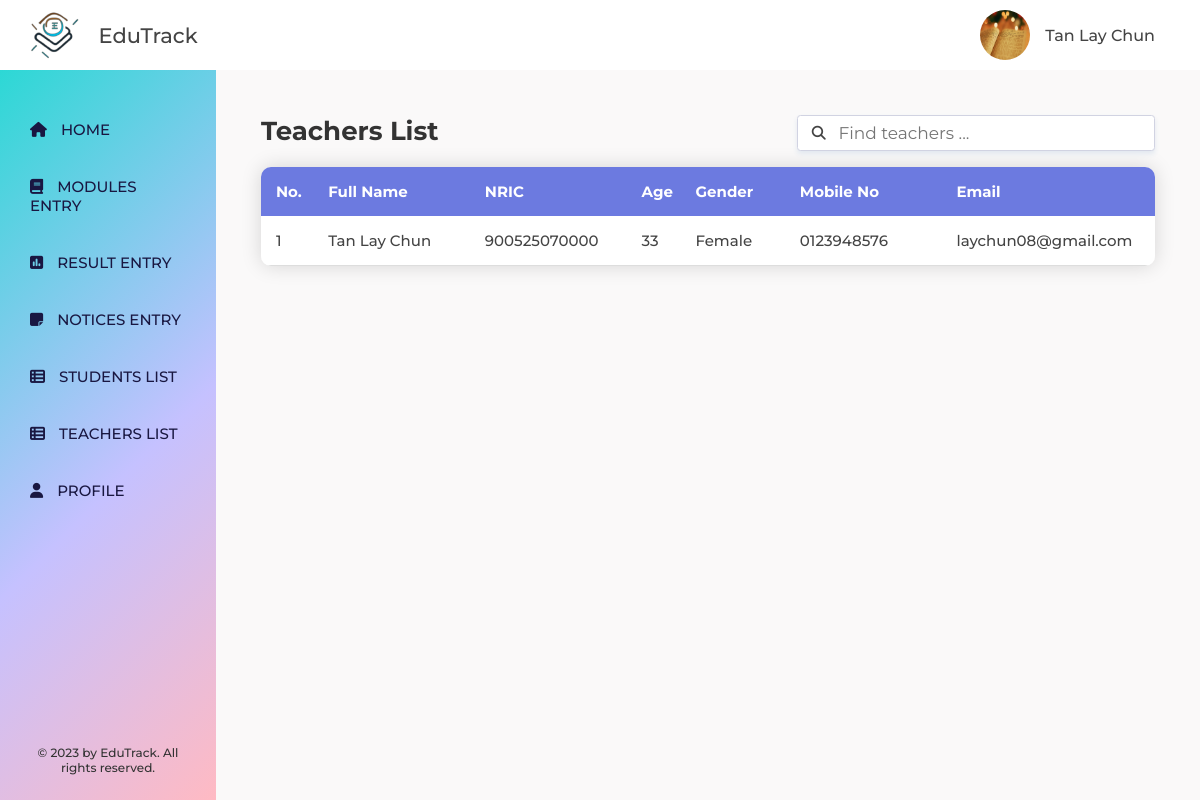
The app's page /teacher/teacherlist_teacher.php (signed in) with its own data.
### tables this page shows
CREATE TABLE `users` (
  `user_id` int(10) NOT NULL,
  `user_full_name` varchar(255) NOT NULL,
  `user_nric` varchar(12) NOT NULL,
  `user_password` varchar(255) NOT NULL,
  `user_birthday` date NOT NULL,
  `user_age` int(3) NOT NULL,
  `user_gender` varchar(10) NOT NULL,
  `user_mobile_no` varchar(20) NOT NULL,
  `user_email` varchar(255) NOT NULL,
  `user_address` varchar(255) NOT NULL,
  `user_role` varchar(10) NOT NULL,
  `user_programme` varchar(255) DEFAULT NULL,
  `user_intake` varchar(255) DEFAULT NULL,
  `user_emergency_contact` varchar(20) DEFAULT NULL
);

### teacher/teacherlist_teacher.php (the view, shortened to what this page needs)
<?php include "../includes/db.php"; ?>
<!DOCTYPE html>
<html lang="en">
    <head>
        <link
            rel="stylesheet"
            href="https://cdnjs.cloudflare.com/ajax/libs/font-awesome/6.4.0/css/all.min.css"
        />
        <link rel="stylesheet" href="../css/userlist-teacher.css" />
    </head>
    <body>
        <div class="container">
            <?php include "../includes/header.php"; ?>
            <div class="dashboard">
                <?php include "../includes/teacher-sidebar.php"; ?>
                <main class="content">
                    <section class="user-list">
                        <div class="heading-search-box">
                            <h1 class="heading-primary">
                                Teachers List
                            </h1>
                            <div class="search-box">
                                <input type="text" name="search" id="search-input" placeholder="Find teachers ..." autocomplete="off" spellcheck="false">
                                <div class="search-button">
                                    <i class="fa-solid fa-magnifying-glass"></i>
                                </div>
                            </div>
                        </div>
                        <table class="users__list teacher__list" id="table">
                            <thead>
                                <tr>
                                    <th style="width: 5%;">No.</th>
                                    <th style="width: 15%;">Full Name</th>
                                    <th style="width: 15%;">NRIC</th>
                                    <th style="width: 5%;">Age</th>
                                    <th style="width: 10%;">Gender</th>
                                    <th style="width: 15%;">Mobile No</th>
                                    <th style="width: 15%;">Email</th>
                                </tr>
                            </thead>
                            <tbody>
                                <?php
                                $numbering = 1;
                                $query = "SELECT * FROM users WHERE user_role='teacher' ORDER BY user_full_name ASC";
                                $select_users_query = mysqli_query($connection, $query);
                                if (mysqli_num_rows($select_users_query) > 0) {
                                    while ($row = mysqli_fetch_assoc($select_users_query)) {
                                        $user_full_name = $row['user_full_name'];
                                        $user_nric = $row['user_nric'];
                                        $user_age = $row['user_age'];
                                        $user_gender = $row['user_gender'];
                                        $user_mobile_no = $row['user_mobile_no'];
                                        $user_email = $row['user_email'];
                                ?>
                                <tr>
                                    <td data-cell="no."><?php echo $numbering++; ?></td>
                                    <td data-cell="full name"><?php echo $user_full_name; ?></td>
                                    <td data-cell="NRIC"><?php echo $user_nric; ?></td>
                                    <td data-cell="age"><?php echo $user_age; ?></td>
                                    <td data-cell="gender"><?php echo ucfirst($user_gender); ?></td>
                                    <td data-cell="mobile no"><?php echo $user_mobile_no; ?></td>
                                    <td data-cell="email"><?php echo $user_email; ?></td>
                                </tr>
                                <?php
                                    }
                                } else {
                                    echo "<tr>";
                                    echo "<td colspan='7'><p style='text-align: center;'>No records found</p></td>";
                                    echo "</tr>";
                                }
                                ?>
                            </tbody>
                        </table>
                    </section>
                </main>
            </div>
        </div>
    </body>
</html>

### css/userlist-teacher.css (style rules this page uses)
.heading-primary { font-size: 2.6rem; color: #333; margin-bottom: 2rem; }
.heading-search-box { display: flex; justify-content: space-between; align-items: flex-start; }
.search-box { width: 40%; position: relative; }
.search-box #search-input { width: 100%; font-family: inherit; color: #006266; padding: 0.7rem 2rem 0.7rem 4rem; box-shadow: 0 0.3rem 0.5rem #e2e8f0; outline: none; border: 1px solid #d1d3e2; border-radius: 0.35rem; font-size: 1.7rem; }
.search-button { position: absolute; top: 50%; left: 6%; transform: translate(-50%, -50%); }
.users__list { border-collapse: collapse; font-size: 1.2rem; border-radius: 10px; overflow: hidden; box-shadow: 0 0 2rem rgba(0, 0, 0, 0.15); width: 100%; }
.users__list thead { background-color: #6c7ae0; color: #fff; text-align: left; }
.users__list, .users__list th, .users__list td { padding: 1rem 0 1rem 1rem; }
.teacher__list { font-size: 1.5rem; }
.teacher__list, .teacher__list th, .teacher__list td { padding: 1.5rem 0 1.5rem 1.5rem; }
.users__list tbody tr { border-bottom: 1px solid #dddddd; }
.users__list tbody tr:nth-of-type(odd) { background-color: #fff; }

### records on screen
users: user_full_name "Tan Lay Chun", user_nric "900525070000", user_age "33", user_gender "Female", user_mobile_no "0123948576", user_email "laychun08@gmail.com"

### other values on screen
$_SESSION['user_full_name'] "Tan Lay Chun"
